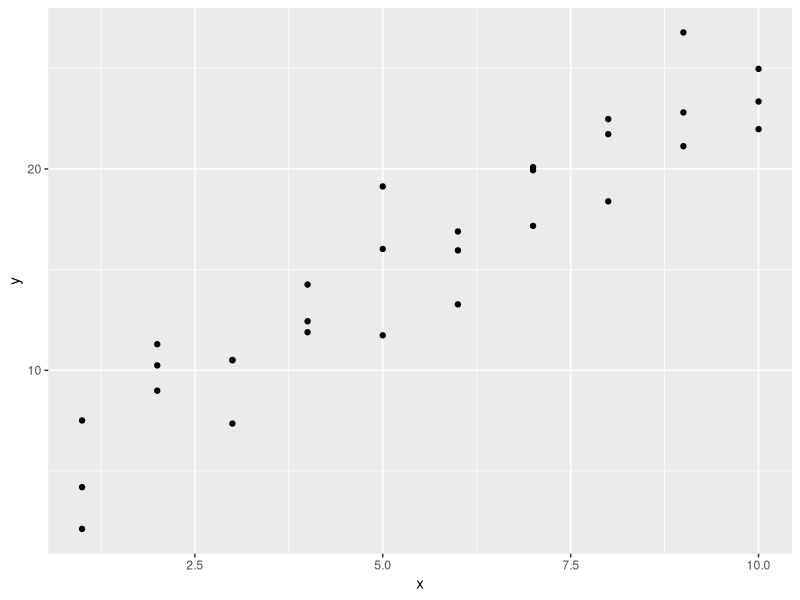
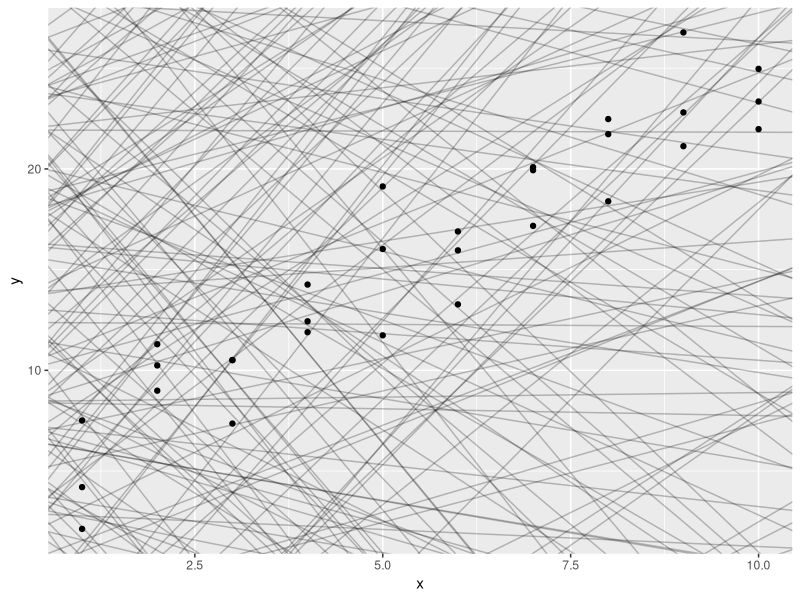
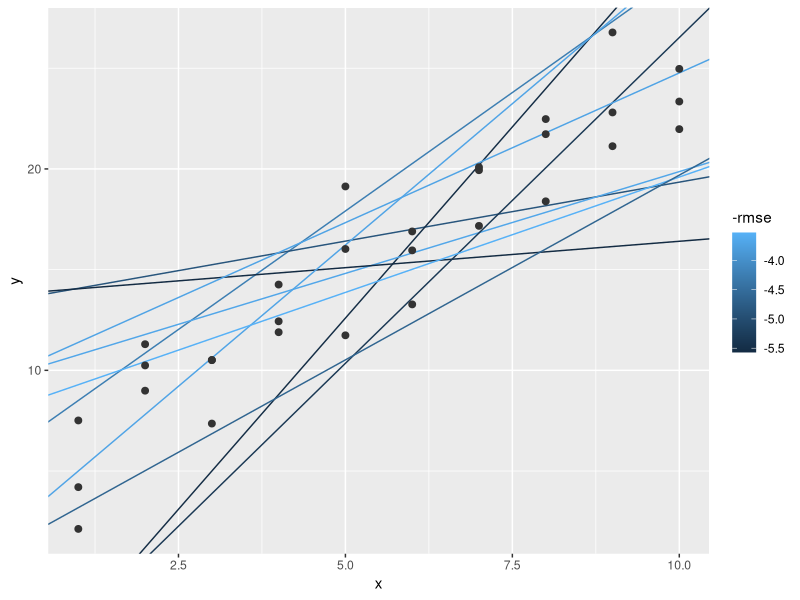
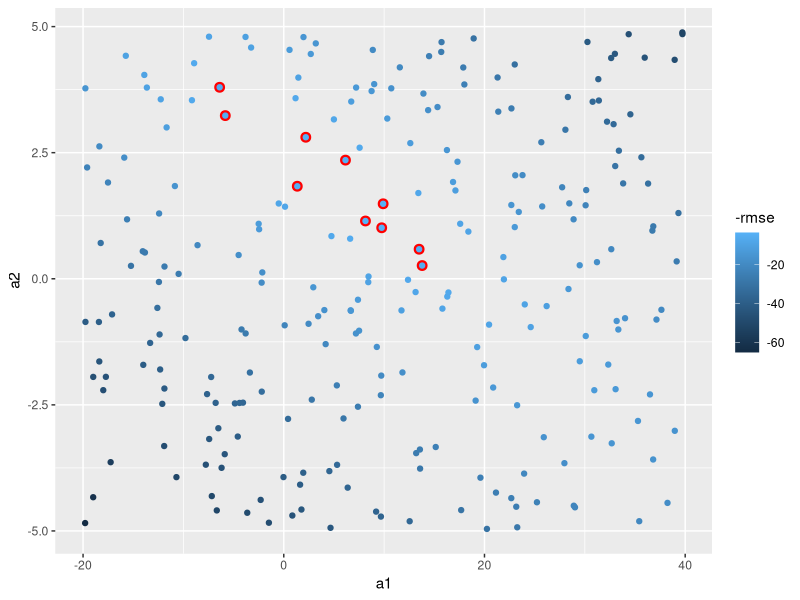
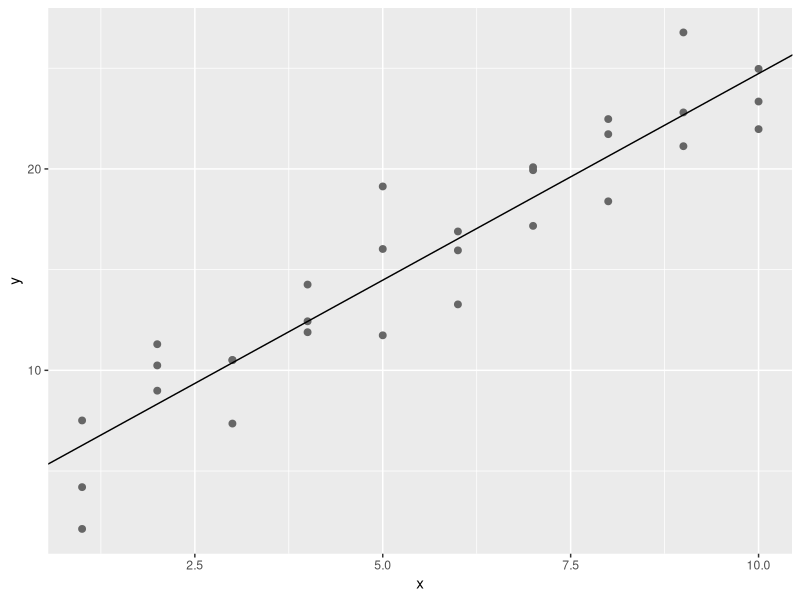
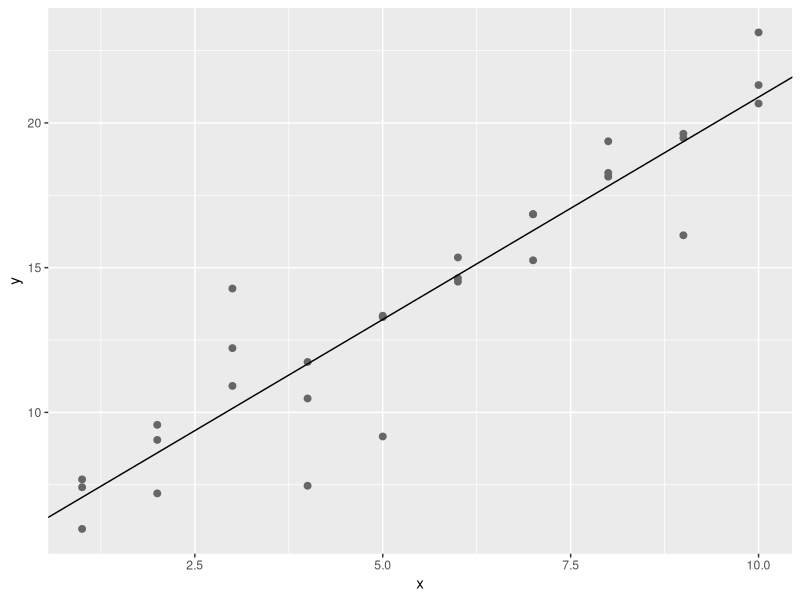
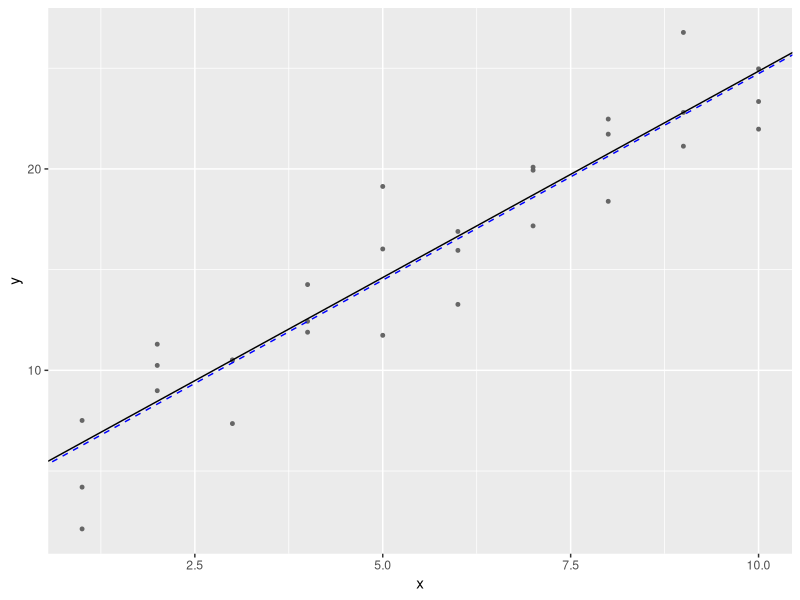
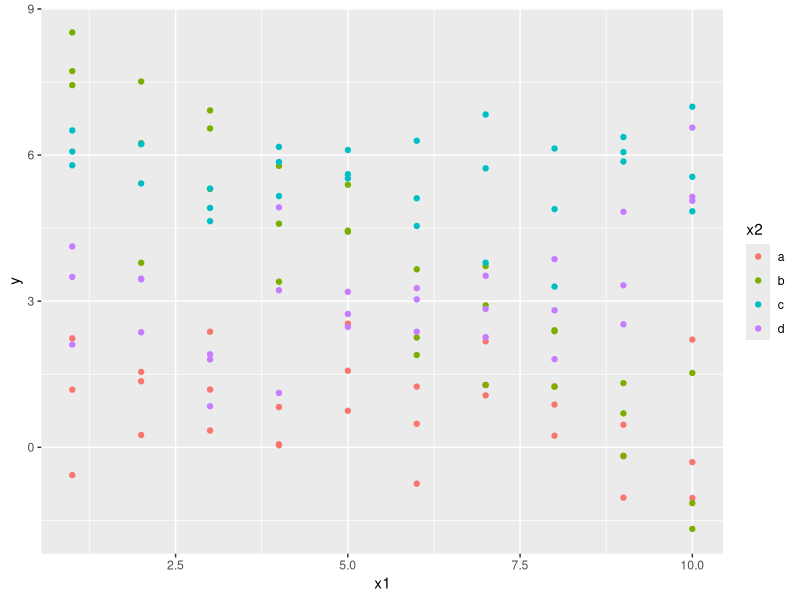

Reproduce these figures in R, in order.
## ---- chunk 1
library(tidyverse)
library(modelr)
## ---- chunk 2
options(na.action = na.warn) # Don't silently drop missing values
## ---- chunk 3
glimpse(sim1)

ggplot(sim1, aes(x, y)) + 
  geom_point()
## ---- chunk 4
set.seed(49)

models <- tibble(
  a1 = runif(250,-20, 40), 
  a2 = runif(250, -5, 5)
  )

ggplot(sim1, aes(x, y)) +
  geom_abline(aes(intercept = a1, slope = a2), data = models, alpha = 0.25) +
  #geom_smooth(method = lm, colour = "red") + # just to see what lm produces cf random models
  geom_point()
## ---- chunk 5
## Find predictions from models
model1 <- function(a, data) { # a is a vector or 2 values: intercept a[1] and slope a[2]; 
                              # data is df of responses
  a[1] + data$x * a[2]
}

## Find rmse
measure_distance <- function(mod, data) {
  diff <- data$y - model1(mod, data)
  sqrt(mean(diff ^ 2))
}

## Calculate rmse for all models
sim1_dist <- function(a1, a2) { ## Helper function to pass a1 and a2 from model to measure_distance
  measure_distance(c(a1, a2), sim1)
}

models <- models %>% 
  mutate(rmse = purrr::map2_dbl(a1, a2, sim1_dist))

head(models)
## ---- chunk 6
ggplot(sim1, aes(x, y)) +
  geom_abline(
    aes(intercept = a1, slope = a2, colour = -rmse), data = models %>% filter(rank(rmse) <= 10)
  ) +
  geom_point(size = 2, colour = "grey20")
## ---- chunk 7
## Plot intercept vs slope and distinguish points by rmse

ggplot(models, aes(a1, a2)) +
  geom_point(data = filter(models, rank(rmse) <= 10), size = 3, colour = "red") +
  geom_point(aes(colour = -rmse))


## ---- chunk 8
best <- optim(c(0, 0), measure_distance, data = sim1)

best$par

ggplot(sim1, aes(x, y)) +
  geom_point(size = 2, colour = "grey40") +
  geom_abline(intercept = best$par[1], slope = best$par[2]) 
## ---- chunk 9
sim1_mod <- lm(y ~ x, sim1)

coef(sim1_mod)
## ---- chunk 10
sim1a <- tibble(
  x = rep(1:10, each = 3),
  y = x * 1.5 +6 + rt(length(x), df = 2)
)

str(sim1a)

sim1a_mod <- lm(y ~ x, sim1a)
coef(sim1a_mod)

ggplot(sim1a, aes(x, y)) +
  geom_point(size = 2, colour = "grey40") +
  geom_abline(intercept = coef(sim1a_mod)[1], slope = coef(sim1a_mod)[2])
## ---- chunk 11
set.seed(49)

models <- tibble(
  a1 = runif(250,-20, 40), 
  a2 = runif(250, -5, 5)
  )

measure_distance_mabs <- function(mod, data) {
  diff <- data$y - model1(mod, data)
  mean(abs(diff))
}

best_mabs <- optim(c(0, 0), measure_distance_mabs, data = sim1)

ggplot(sim1, aes(x, y)) +
  geom_point(size = 1, colour = "grey40") +
  geom_abline(intercept = best_mabs$par[1], slope = best_mabs$par[2]) +
  geom_abline(intercept = best$par[1], slope = best$par[2], colour = "blue", linetype = 2)
## ---- chunk 12
sim3 <- tibble(
  x = rep(1:10, each = 3),
  y = runif(length(x)),
  z = y * runif(length(x), min = 0.5, max = 1.5)
)

str(sim3)

model3 <- function(a, data) {
  a[1] + data$x * a[2] + a[3]
}

## ? the best distance measure to minimise on here... 
## come back to this later...
measure_distance_3 <- function(mod, data) {
  diff <- data$y
}

## ---- chunk 13
## Clean up 
rm(list = ls())
## ---- chunk 14
df <- tribble(
  ~y, ~x1, ~x2,
  4, 2, 5,
  5, 1, 6
)

model_matrix(df, y ~ x1 * x2)
## ---- chunk 15
ggplot(sim3, aes(x1, y)) +
      geom_point(aes(color = x2))
## ---- chunk 16
## Estimate main effects independently
mod1 <- lm(y ~ x1 + x2, data = sim3)

## Fit the interaction 
mod2 <- lm(y ~ x1 * x2, data = sim3)
## ---- chunk 17
grid <- sim3 %>% 
  data_grid(x1, x2) %>% 
  gather_predictions(mod1, mod2)

ggplot(sim3, aes(x1, y, color = x2)) + 
  geom_point() +
  geom_line(data = grid, aes(y = pred)) + 
  facet_wrap(~ model)
## ---- chunk 18
sim3 <- sim3 %>% 
  gather_residuals(mod1, mod2)

ggplot(sim3, aes(x1, resid, colour = x2)) +
  geom_point() + 
  facet_grid(model ~ x2)
## ---- chunk 19
## Clean up 
rm(list=ls())
## ---- chunk 20
## Estimate main effects independently
mod1 <- lm(y ~ x1 + x2, data = sim4)

## Fit the interaction 
mod2 <- lm(y ~ x1 * x2, data = sim4)
## ---- chunk 21
## Get predictions across a grid
grid <- sim4 %>% 
  data_grid(
    x1 = seq_range(x1, 5),
    x2 = seq_range(x2, 5)
    ) %>% 
  gather_predictions(mod1, mod2)
## ---- chunk 22
ggplot(grid, aes(x1, x2)) +
  geom_tile(aes(fill = pred)) +
  facet_wrap(~ model)
## ---- chunk 23
ggplot(grid, aes(x1, pred, colour = x2, group = x2)) +
  geom_line() +
  facet_grid(~model)
## ---- chunk 24
ggplot(grid, aes(x2, pred, colour = x1, group = x1)) +
  geom_line() +
  facet_grid(~model)
## ---- chunk 25
mod.sim2 <- lm(y ~ x, data = sim2)

grid <- sim2 %>%
      data_grid(x) %>%
      add_predictions(mod.sim2)

head(grid)

ggplot(sim2, aes(x)) +
    geom_point(aes(y = y)) +
    geom_point(
data = grid, aes(y = pred), color = "red", size=4
)
## ---- chunk 26
mod.sim2 <- lm(y ~ x -1, data = sim2)

grid <- sim2 %>%
      data_grid(x) %>%
      add_predictions(mod.sim2)

head(grid)

ggplot(sim2, aes(x)) +
    geom_point(aes(y = y)) +
    geom_point(
data = grid, aes(y = pred), color = "red", size=4
)
## ---- chunk 27
mod.sim3.1<-lm(y~x1+x2,data=sim3) 
mod.sim3.2 <-lm(y~x1*x2,data=sim3)

model_matrix(sim3, y ~ x1 + x2)
model_matrix(sim3, y ~ x1 * x2)
## ---- chunk 28
# mod.sim4.1<-lm(y~x1+x2,data=sim4) 
# mod.sim4.2 <-lm(y~x1*x2,data=sim4)

model_matrix(sim4, y ~ x1 + x2)
model_matrix(sim4, y ~ x1 * x2)
## ---- chunk 29
str(sim3)
## ---- chunk 30

str(sim3)
str(sim4)
## Estimate main effects independently
mod1 <- lm(y ~ x1 + x2, data = sim4)

## Fit the interaction 
mod2 <- lm(y ~ x1 * x2, data = sim4)

## Get predictions across a grid
grid <- sim4 %>% 
  data_grid(x1, x2) %>% 
  gather_predictions(mod1, mod2)

sim4 <- sim4 %>% 
  gather_residuals(mod1, mod2)
## ---- chunk 31
ggplot(sim4, aes(x1, resid)) + 
  geom_point() +
  facet_grid(~ model)
## ---- chunk 32
ggplot(sim4, aes(x2, resid)) + 
  geom_point() +
  facet_grid(~ model)

## ---- chunk 33
rm(list=ls())

